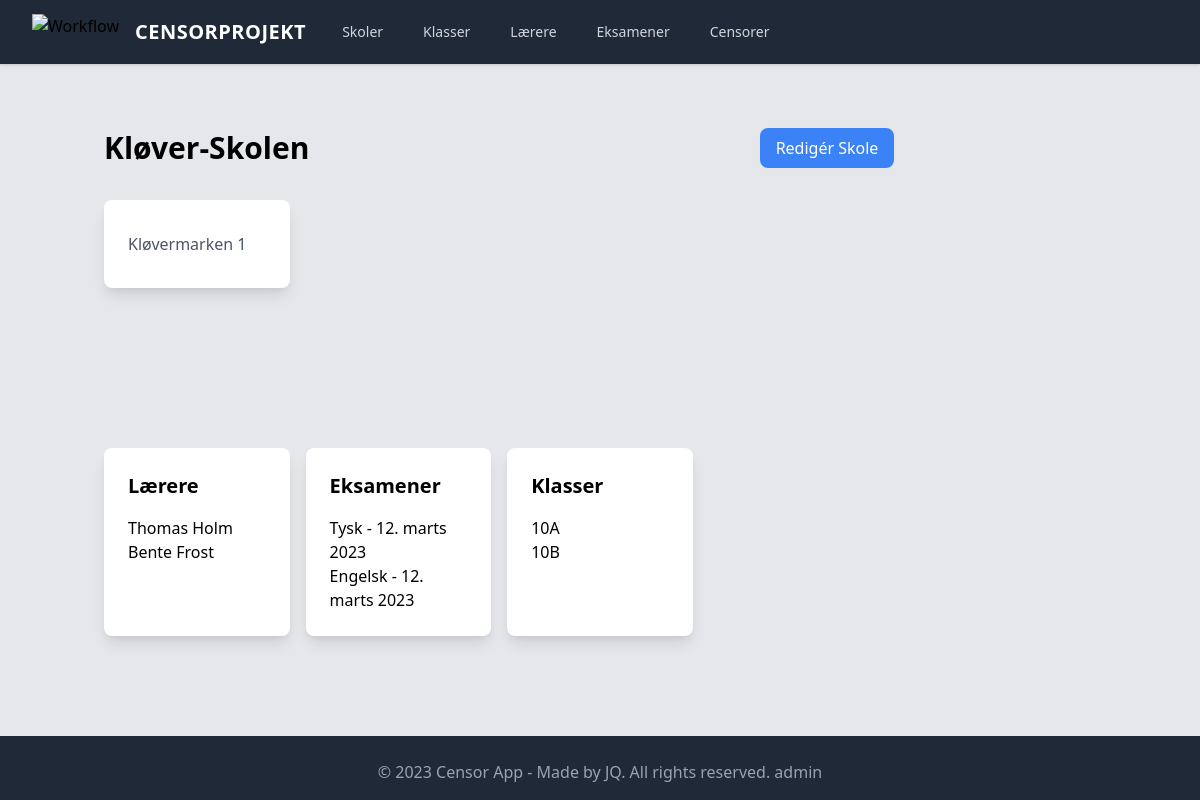
The app's page /skole/11/ with its own data.
### censor_app/models.py (models this page shows, shortened)
class Skole(models.Model):
    navn = models.CharField(max_length=200)
    adresse = models.CharField(max_length=200)
    class Meta:
        verbose_name_plural = "Skoler"

class Lærer(models.Model):
    navn = models.CharField(max_length=200)
    email = models.EmailField(blank=True, null=True)
    skole = models.ForeignKey(
        Skole,
        on_delete=models.CASCADE,
        related_name="personale",
        blank=True,
        null=True,
    )
    class Meta:
        verbose_name_plural = "Lærere"

class Eksamen(models.Model):
    navn = models.CharField(max_length=200)  # fag
    dato = models.DateField(blank=True, null=True, default=timezone.now)
    skole = models.ForeignKey(
        Skole, blank=True, null=True, on_delete=models.CASCADE, related_name="eksamener"
    )
    skoleklasse = models.ForeignKey(
        Skoleklasse, blank=True, null=True, on_delete=models.CASCADE
    )
    lærer = models.ForeignKey(Lærer, on_delete=models.SET_NULL, blank=True, null=True)
    censor = models.ForeignKey(Censor, on_delete=models.SET_NULL, blank=True, null=True)
    class Meta:
        verbose_name_plural = "Eksamener"

class Skoleklasse(models.Model):
    navn = models.CharField(max_length=50)
    skole = models.ForeignKey(Skole, blank=True, null=True, on_delete=models.CASCADE)
    lærere = models.ManyToManyField(Lærer, blank=True, related_name="klasser")
    class Meta:
        verbose_name_plural = "Skoleklasser"

### censor_app/views.py (the view)
# urls.py: path("skole/<int:pk>/", SkoleDetail.as_view(), name="skole_detail"),
class SkoleDetail(DetailView):
    model = Skole
    template_name_suffix = "_detail"
    def get_context_data(self, **kwargs):
        context = super().get_context_data(**kwargs)
        skole = get_object_or_404(Skole, pk=self.kwargs["pk"])
        skoleklasser = Skoleklasse.objects.filter(skole=skole)
        context["skoleklasser"] = skoleklasser
        return context

### templates/censor_app/skole_detail.html (shortened to what this page needs)
{% extends 'censor_app/base.html' %} {% block content %}
<div class="flex justify-between items-center mb-8">
  <h1 class="text-3xl font-bold">{{ skole.navn }}</h1>
  <a
    href="{% url 'skole_update' skole.pk %}"
    class="bg-blue-500 text-white px-4 py-2 rounded-lg"
    >Redigér Skole</a
  >
</div>
<div
  class="grid grid-cols-1 sm:grid-cols-2 md:grid-cols-3 lg:grid-cols-4 gap-4 mb-40"
>
  <div class="bg-white shadow-lg rounded-lg p-6">
    <p class="text-gray-600 mb-2">{{ skole.adresse }}</p>
  </div>
</div>
<div
  class="grid grid-cols-1 sm:grid-cols-2 md:grid-cols-3 lg:grid-cols-4 gap-4 mb-40"
>
  <div class="bg-white shadow-lg rounded-lg p-6">
    <h2 class="text-xl font-semibold mb-4">Lærere</h2>
    <ul>
      {% for lærer in skole.personale.all %}
      <li>{{ lærer.navn }}</li>
      {% endfor %}
    </ul>
  </div>
  <div class="bg-white shadow-lg rounded-lg p-6">
    <h2 class="text-xl font-semibold mb-4">Eksamener</h2>
    <ul>
      {% for eksamen in skole.eksamener.all %}
      <li>{{ eksamen.navn }} - {{ eksamen.dato }}</li>
      {% endfor %}
    </ul>
  </div>
  <div class="bg-white shadow-lg rounded-lg p-6">
    <h2 class="text-xl font-semibold mb-4">Klasser</h2>
    <ul>
      {% for skoleklasse in skoleklasser %}
      <li>
        <a href="{% url 'skoleklasse_detail' skoleklasse.id %}"
          >{{ skoleklasse.navn }}</a
        >
      </li>
      {% endfor %}
    </ul>
  </div>
</div>
{% endblock %}

### records on screen
Skole: navn "Kløver-Skolen", adresse "Kløvermarken 1"
Lærer: navn "Thomas Holm"
Lærer: navn "Bente Frost"
Eksamen: navn "Tysk", dato "12. marts 2023"
Eksamen: navn "Engelsk", dato "12. marts 2023"
Skoleklasse: navn "10A"
Skoleklasse: navn "10B"
